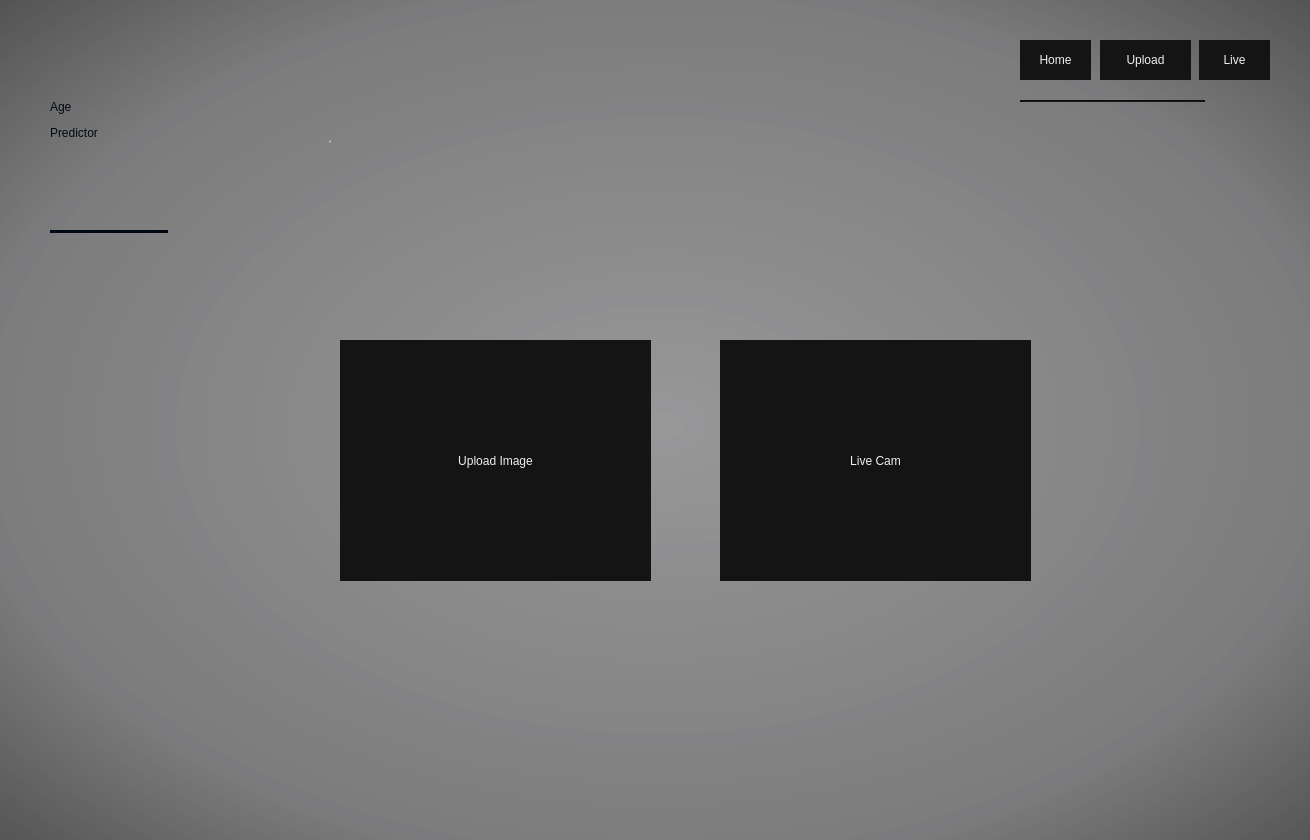
<?xml version="1.0" encoding="UTF-8"?>
<ui version="4.0">
 <class>MainWindow</class>
 <widget class="QMainWindow" name="MainWindow">
  <property name="windowModality">
   <enum>Qt::ApplicationModal</enum>
  </property>
  <property name="geometry">
   <rect>
    <x>0</x>
    <y>0</y>
    <width>1310</width>
    <height>840</height>
   </rect>
  </property>
  <property name="minimumSize">
   <size>
    <width>1310</width>
    <height>840</height>
   </size>
  </property>
  <property name="maximumSize">
   <size>
    <width>1310</width>
    <height>840</height>
   </size>
  </property>
  <property name="windowTitle">
   <string>MainWindow</string>
  </property>
  <widget class="QWidget" name="centralwidget">
   <layout class="QGridLayout" name="gridLayout">
    <property name="leftMargin">
     <number>0</number>
    </property>
    <property name="topMargin">
     <number>0</number>
    </property>
    <property name="rightMargin">
     <number>0</number>
    </property>
    <property name="bottomMargin">
     <number>0</number>
    </property>
    <item row="0" column="0">
     <widget class="QStackedWidget" name="stackedWidget">
      <property name="styleSheet">
       <string notr="true">background-color: qradialgradient(spread:pad, cx:0.502188, cy:0.506, radius:0.945, fx:0.502, fy:0.506645, stop:0 rgba(150, 150, 151, 215), stop:0.557987 rgba(120, 120, 121, 214), stop:0.785558 rgba(76, 76, 76, 226), stop:1 rgba(56, 56, 56, 255));</string>
      </property>
      <property name="currentIndex">
       <number>0</number>
      </property>
      <widget class="QWidget" name="HomePage">
       <widget class="QLabel" name="Title2">
        <property name="geometry">
         <rect>
          <x>50</x>
          <y>0</y>
          <width>281</width>
          <height>241</height>
         </rect>
        </property>
        <property name="styleSheet">
         <string notr="true">background-color: qconicalgradient(cx:0.99, cy:0.590909, angle:48.2, stop:0.781095 rgba(255, 255, 255, 0), stop:1 rgba(197, 197, 197, 255));
font: 75 36pt &quot;Sitka Heading&quot;;
color: rgb(0, 9, 20);</string>
        </property>
        <property name="text">
         <string>&lt;html&gt;&lt;head/&gt;&lt;body&gt;&lt;p&gt;Age &lt;/p&gt;&lt;p&gt;Predictor&lt;/p&gt;&lt;/body&gt;&lt;/html&gt;</string>
        </property>
       </widget>
       <widget class="Line" name="line_2">
        <property name="geometry">
         <rect>
          <x>50</x>
          <y>230</y>
          <width>118</width>
          <height>3</height>
         </rect>
        </property>
        <property name="styleSheet">
         <string notr="true">background-color: rgb(0, 9, 20);</string>
        </property>
        <property name="orientation">
         <enum>Qt::Horizontal</enum>
        </property>
       </widget>
       <widget class="QToolButton" name="UploadImageTile">
        <property name="geometry">
         <rect>
          <x>340</x>
          <y>340</y>
          <width>311</width>
          <height>241</height>
         </rect>
        </property>
        <property name="styleSheet">
         <string notr="true">background-color: qradialgradient(spread:pad, cx:0.5, cy:0.5, radius:2, fx:0.771, fy:0.505864, stop:0.0895522 rgba(20, 20, 20, 255), stop:0.850746 rgba(21, 21, 21, 255));
font: 75 16pt &quot;Sitka Heading&quot;;
color: rgb(240, 239, 237);</string>
        </property>
        <property name="text">
         <string>Upload Image</string>
        </property>
        <property name="autoRaise">
         <bool>true</bool>
        </property>
       </widget>
       <widget class="QToolButton" name="LiveCamTile">
        <property name="geometry">
         <rect>
          <x>720</x>
          <y>340</y>
          <width>311</width>
          <height>241</height>
         </rect>
        </property>
        <property name="styleSheet">
         <string notr="true">background-color: qradialgradient(spread:pad, cx:0.5, cy:0.5, radius:2, fx:0.771, fy:0.505864, stop:0.0895522 rgba(20, 20, 20, 255), stop:0.850746 rgba(21, 21, 21, 255));
font: 75 16pt &quot;Sitka Heading&quot;;
color: rgb(240, 239, 237);</string>
        </property>
        <property name="text">
         <string>Live Cam</string>
        </property>
        <property name="autoRaise">
         <bool>true</bool>
        </property>
       </widget>
       <widget class="QToolButton" name="NavigationHome2">
        <property name="geometry">
         <rect>
          <x>1020</x>
          <y>40</y>
          <width>71</width>
          <height>40</height>
         </rect>
        </property>
        <property name="styleSheet">
         <string notr="true">background-color: qradialgradient(spread:pad, cx:0.5, cy:0.5, radius:2, fx:0.771, fy:0.505864, stop:0.0895522 rgba(20, 20, 20, 255), stop:0.850746 rgba(21, 21, 21, 255));
font: 75 italic 16pt &quot;Sitka Banner&quot;;
color: rgb(240, 239, 237);</string>
        </property>
        <property name="text">
         <string>Home</string>
        </property>
        <property name="autoRaise">
         <bool>true</bool>
        </property>
       </widget>
       <widget class="QToolButton" name="NavigationUploadImage2">
        <property name="geometry">
         <rect>
          <x>1100</x>
          <y>40</y>
          <width>91</width>
          <height>40</height>
         </rect>
        </property>
        <property name="styleSheet">
         <string notr="true">background-color: qradialgradient(spread:pad, cx:0.5, cy:0.5, radius:2, fx:0.771, fy:0.505864, stop:0.0895522 rgba(20, 20, 20, 255), stop:0.850746 rgba(21, 21, 21, 255));
font: 75 italic 16pt &quot;Sitka Banner&quot;;
color: rgb(240, 239, 237);</string>
        </property>
        <property name="text">
         <string>Upload</string>
        </property>
        <property name="autoRaise">
         <bool>true</bool>
        </property>
       </widget>
       <widget class="QToolButton" name="NavigationLiveCam2">
        <property name="geometry">
         <rect>
          <x>1199</x>
          <y>40</y>
          <width>71</width>
          <height>40</height>
         </rect>
        </property>
        <property name="styleSheet">
         <string notr="true">background-color: qradialgradient(spread:pad, cx:0.5, cy:0.5, radius:2, fx:0.771, fy:0.505864, stop:0.0895522 rgba(20, 20, 20, 255), stop:0.850746 rgba(21, 21, 21, 255));
font: 75 italic 16pt &quot;Sitka Banner&quot;;
color: rgb(240, 239, 237);</string>
        </property>
        <property name="text">
         <string>Live</string>
        </property>
        <property name="autoRaise">
         <bool>true</bool>
        </property>
       </widget>
       <widget class="Line" name="line_6">
        <property name="geometry">
         <rect>
          <x>1020</x>
          <y>100</y>
          <width>185</width>
          <height>2</height>
         </rect>
        </property>
        <property name="styleSheet">
         <string notr="true">background-color: rgb(20, 20, 20);</string>
        </property>
        <property name="orientation">
         <enum>Qt::Horizontal</enum>
        </property>
       </widget>
      </widget>
      <widget class="QWidget" name="UploadImagePage">
       <widget class="QLabel" name="Title3">
        <property name="geometry">
         <rect>
          <x>50</x>
          <y>0</y>
          <width>281</width>
          <height>241</height>
         </rect>
        </property>
        <property name="styleSheet">
         <string notr="true">background-color: qconicalgradient(cx:0.99, cy:0.590909, angle:48.2, stop:0.781095 rgba(255, 255, 255, 0), stop:1 rgba(197, 197, 197, 255));
font: 75 36pt &quot;Sitka Heading&quot;;
color: rgb(0, 9, 20);</string>
        </property>
        <property name="text">
         <string>&lt;html&gt;&lt;head/&gt;&lt;body&gt;&lt;p&gt;Age &lt;/p&gt;&lt;p&gt;Predictor&lt;/p&gt;&lt;/body&gt;&lt;/html&gt;</string>
        </property>
       </widget>
       <widget class="Line" name="line_3">
        <property name="geometry">
         <rect>
          <x>50</x>
          <y>230</y>
          <width>118</width>
          <height>3</height>
         </rect>
        </property>
        <property name="styleSheet">
         <string notr="true">background-color: rgb(0, 9, 20);</string>
        </property>
        <property name="orientation">
         <enum>Qt::Horizontal</enum>
        </property>
       </widget>
       <widget class="QToolButton" name="NavigationHome3">
        <property name="geometry">
         <rect>
          <x>1020</x>
          <y>40</y>
          <width>71</width>
          <height>40</height>
         </rect>
        </property>
        <property name="styleSheet">
         <string notr="true">background-color: qradialgradient(spread:pad, cx:0.5, cy:0.5, radius:2, fx:0.771, fy:0.505864, stop:0.0895522 rgba(20, 20, 20, 255), stop:0.850746 rgba(21, 21, 21, 255));
font: 75 italic 16pt &quot;Sitka Banner&quot;;
color: rgb(240, 239, 237);</string>
        </property>
        <property name="text">
         <string>Home</string>
        </property>
        <property name="autoRaise">
         <bool>true</bool>
        </property>
       </widget>
       <widget class="QToolButton" name="NavigationUploadImage3">
        <property name="geometry">
         <rect>
          <x>1100</x>
          <y>40</y>
          <width>91</width>
          <height>40</height>
         </rect>
        </property>
        <property name="styleSheet">
         <string notr="true">background-color: qradialgradient(spread:pad, cx:0.5, cy:0.5, radius:2, fx:0.771, fy:0.505864, stop:0.0895522 rgba(20, 20, 20, 255), stop:0.850746 rgba(21, 21, 21, 255));
font: 75 italic 16pt &quot;Sitka Banner&quot;;
color: rgb(240, 239, 237);</string>
        </property>
        <property name="text">
         <string>Upload</string>
        </property>
        <property name="autoRaise">
         <bool>true</bool>
        </property>
       </widget>
       <widget class="Line" name="line_13">
        <property name="geometry">
         <rect>
          <x>1020</x>
          <y>100</y>
          <width>185</width>
          <height>2</height>
         </rect>
        </property>
        <property name="styleSheet">
         <string notr="true">background-color: rgb(20, 20, 20);</string>
        </property>
        <property name="orientation">
         <enum>Qt::Horizontal</enum>
        </property>
       </widget>
       <widget class="QToolButton" name="NavigationLiveCam3">
        <property name="geometry">
         <rect>
          <x>1200</x>
          <y>40</y>
          <width>71</width>
          <height>40</height>
         </rect>
        </property>
        <property name="styleSheet">
         <string notr="true">background-color: qradialgradient(spread:pad, cx:0.5, cy:0.5, radius:2, fx:0.771, fy:0.505864, stop:0.0895522 rgba(20, 20, 20, 255), stop:0.850746 rgba(21, 21, 21, 255));
font: 75 italic 16pt &quot;Sitka Banner&quot;;
color: rgb(240, 239, 237);</string>
        </property>
        <property name="text">
         <string>Live</string>
        </property>
        <property name="autoRaise">
         <bool>true</bool>
        </property>
       </widget>
       <widget class="QLabel" name="ImageViewer">
        <property name="geometry">
         <rect>
          <x>400</x>
          <y>250</y>
          <width>551</width>
          <height>351</height>
         </rect>
        </property>
        <property name="styleSheet">
         <string notr="true">background-color: rgb(240, 239, 237);</string>
        </property>
        <property name="frameShape">
         <enum>QFrame::Box</enum>
        </property>
        <property name="frameShadow">
         <enum>QFrame::Raised</enum>
        </property>
        <property name="lineWidth">
         <number>1</number>
        </property>
        <property name="midLineWidth">
         <number>0</number>
        </property>
        <property name="text">
         <string/>
        </property>
       </widget>
       <widget class="QToolButton" name="UploadImageButton">
        <property name="geometry">
         <rect>
          <x>400</x>
          <y>620</y>
          <width>145</width>
          <height>41</height>
         </rect>
        </property>
        <property name="styleSheet">
         <string notr="true">background-color: qradialgradient(spread:pad, cx:0.5, cy:0.5, radius:2, fx:0.771, fy:0.505864, stop:0.0895522 rgba(20, 20, 20, 255), stop:0.850746 rgba(21, 21, 21, 255));
font: 75 14pt &quot;Sitka Heading&quot;;
color: rgb(240, 239, 237);</string>
        </property>
        <property name="text">
         <string>Upload</string>
        </property>
        <property name="autoRaise">
         <bool>true</bool>
        </property>
       </widget>
       <widget class="QToolButton" name="PredictButton">
        <property name="geometry">
         <rect>
          <x>800</x>
          <y>620</y>
          <width>150</width>
          <height>41</height>
         </rect>
        </property>
        <property name="styleSheet">
         <string notr="true">background-color: qradialgradient(spread:pad, cx:0.5, cy:0.5, radius:2, fx:0.771, fy:0.505864, stop:0.0895522 rgba(20, 20, 20, 255), stop:0.850746 rgba(21, 21, 21, 255));
font: 75 14pt &quot;Sitka Heading&quot;;
color: rgb(240, 239, 237);</string>
        </property>
        <property name="text">
         <string>Predict</string>
        </property>
        <property name="autoRaise">
         <bool>true</bool>
        </property>
       </widget>
       <widget class="QLabel" name="ResultLabel">
        <property name="geometry">
         <rect>
          <x>400</x>
          <y>690</y>
          <width>451</width>
          <height>41</height>
         </rect>
        </property>
        <property name="styleSheet">
         <string notr="true">background-color: qconicalgradient(cx:0.99, cy:0.590909, angle:48.2, stop:0.781095 rgba(255, 255, 255, 0), stop:1 rgba(197, 197, 197, 255));
font: 75 16pt &quot;Sitka Heading&quot;;
color: rgb(0, 9, 20);</string>
        </property>
        <property name="text">
         <string>Predicted Age: </string>
        </property>
       </widget>
      </widget>
      <widget class="QWidget" name="LiveCamPage">
       <widget class="QLabel" name="Title4">
        <property name="geometry">
         <rect>
          <x>50</x>
          <y>0</y>
          <width>281</width>
          <height>241</height>
         </rect>
        </property>
        <property name="styleSheet">
         <string notr="true">background-color: qconicalgradient(cx:0.99, cy:0.590909, angle:48.2, stop:0.781095 rgba(255, 255, 255, 0), stop:1 rgba(197, 197, 197, 255));
font: 75 36pt &quot;Sitka Heading&quot;;
color: rgb(0, 9, 20);</string>
        </property>
        <property name="text">
         <string>&lt;html&gt;&lt;head/&gt;&lt;body&gt;&lt;p&gt;Age &lt;/p&gt;&lt;p&gt;Predictor&lt;/p&gt;&lt;/body&gt;&lt;/html&gt;</string>
        </property>
       </widget>
       <widget class="Line" name="line_4">
        <property name="geometry">
         <rect>
          <x>50</x>
          <y>230</y>
          <width>118</width>
          <height>3</height>
         </rect>
        </property>
        <property name="styleSheet">
         <string notr="true">background-color: rgb(0, 9, 20);</string>
        </property>
        <property name="orientation">
         <enum>Qt::Horizontal</enum>
        </property>
       </widget>
       <widget class="QToolButton" name="NavigationHome4">
        <property name="geometry">
         <rect>
          <x>1020</x>
          <y>40</y>
          <width>71</width>
          <height>40</height>
         </rect>
        </property>
        <property name="styleSheet">
         <string notr="true">background-color: qradialgradient(spread:pad, cx:0.5, cy:0.5, radius:2, fx:0.771, fy:0.505864, stop:0.0895522 rgba(20, 20, 20, 255), stop:0.850746 rgba(21, 21, 21, 255));
font: 75 italic 16pt &quot;Sitka Banner&quot;;
color: rgb(240, 239, 237);</string>
        </property>
        <property name="text">
         <string>Home</string>
        </property>
        <property name="autoRaise">
         <bool>true</bool>
        </property>
       </widget>
       <widget class="QToolButton" name="NavigationUploadImage4">
        <property name="geometry">
         <rect>
          <x>1100</x>
          <y>40</y>
          <width>91</width>
          <height>40</height>
         </rect>
        </property>
        <property name="styleSheet">
         <string notr="true">background-color: qradialgradient(spread:pad, cx:0.5, cy:0.5, radius:2, fx:0.771, fy:0.505864, stop:0.0895522 rgba(20, 20, 20, 255), stop:0.850746 rgba(21, 21, 21, 255));
font: 75 italic 16pt &quot;Sitka Banner&quot;;
color: rgb(240, 239, 237);</string>
        </property>
        <property name="text">
         <string>Upload</string>
        </property>
        <property name="autoRaise">
         <bool>true</bool>
        </property>
       </widget>
       <widget class="Line" name="line_14">
        <property name="geometry">
         <rect>
          <x>1020</x>
          <y>100</y>
          <width>185</width>
          <height>2</height>
         </rect>
        </property>
        <property name="styleSheet">
         <string notr="true">background-color: rgb(20, 20, 20);</string>
        </property>
        <property name="orientation">
         <enum>Qt::Horizontal</enum>
        </property>
       </widget>
       <widget class="QToolButton" name="NavigationLiveCam4">
        <property name="geometry">
         <rect>
          <x>1200</x>
          <y>40</y>
          <width>71</width>
          <height>40</height>
         </rect>
        </property>
        <property name="styleSheet">
         <string notr="true">background-color: qradialgradient(spread:pad, cx:0.5, cy:0.5, radius:2, fx:0.771, fy:0.505864, stop:0.0895522 rgba(20, 20, 20, 255), stop:0.850746 rgba(21, 21, 21, 255));
font: 75 italic 16pt &quot;Sitka Banner&quot;;
color: rgb(240, 239, 237);</string>
        </property>
        <property name="text">
         <string>Live</string>
        </property>
        <property name="autoRaise">
         <bool>true</bool>
        </property>
       </widget>
       <widget class="QFrame" name="frame">
        <property name="geometry">
         <rect>
          <x>0</x>
          <y>250</y>
          <width>1311</width>
          <height>591</height>
         </rect>
        </property>
        <property name="styleSheet">
         <string notr="true">background-color: qradialgradient(spread:pad, cx:0.5, cy:0.5, radius:2, fx:0.771, fy:0.505864, stop:0.0895522 rgba(20, 20, 20, 255), stop:0.850746 rgba(21, 21, 21, 255));</string>
        </property>
        <property name="frameShape">
         <enum>QFrame::StyledPanel</enum>
        </property>
        <property name="frameShadow">
         <enum>QFrame::Raised</enum>
        </property>
        <widget class="QWidget" name="WebCamViewer" native="true">
         <property name="geometry">
          <rect>
           <x>230</x>
           <y>0</y>
           <width>851</width>
           <height>591</height>
          </rect>
         </property>
         <property name="styleSheet">
          <string notr="true">background-color: rgb(240, 239, 237);</string>
         </property>
         <widget class="QLabel" name="CamView">
          <property name="geometry">
           <rect>
            <x>4</x>
            <y>5</y>
            <width>841</width>
            <height>571</height>
           </rect>
          </property>
          <property name="text">
           <string/>
          </property>
         </widget>
        </widget>
        <widget class="QToolButton" name="CamSwitchButton">
         <property name="geometry">
          <rect>
           <x>1140</x>
           <y>270</y>
           <width>60</width>
           <height>60</height>
          </rect>
         </property>
         <property name="styleSheet">
          <string notr="true">font: 75 italic 16pt &quot;Sitka Heading&quot;;
color: rgb(255, 255, 255);</string>
         </property>
         <property name="text">
          <string>On</string>
         </property>
        </widget>
       </widget>
      </widget>
     </widget>
    </item>
   </layout>
  </widget>
 </widget>
 <resources/>
 <connections/>
</ui>
